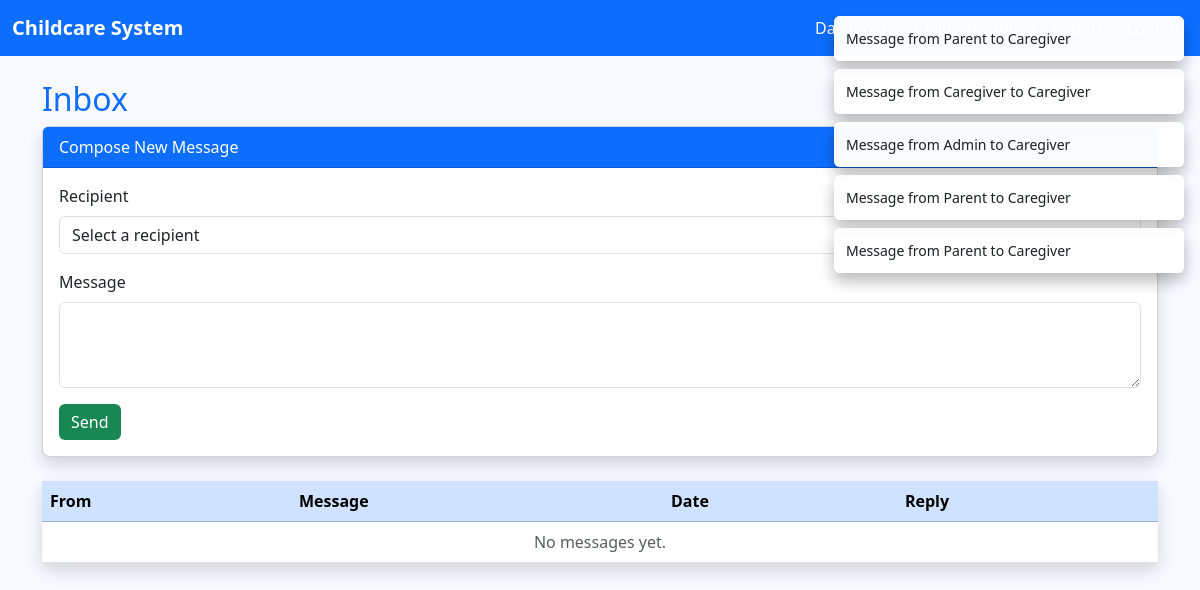
Screenshot of /inbox/ (signed in) with the database file from the repository.
### core/models.py (models this page shows, shortened)
class Message(models.Model):
    sender = models.ForeignKey(
        settings.AUTH_USER_MODEL,
        on_delete=models.CASCADE,
        related_name='sent_messages'
    )
    recipient = models.ForeignKey(
        settings.AUTH_USER_MODEL,
        on_delete=models.CASCADE,
        related_name='received_messages'
    )
    content = models.TextField()
    created_at = models.DateTimeField(auto_now_add=True)
    def __str__(self):
        return f"Message from {self.sender.username} to {self.recipient.username}"

class User(AbstractUser):
    ROLE_CHOICES = (
        ('ADMIN', 'Administrator'),
        ('CAREGIVER', 'Caregiver'),
        ('PARENT', 'Parent'),
    )
    role = models.CharField(max_length=15, choices=ROLE_CHOICES, default='PARENT')

### core/views.py (the view)
# urls.py: path('inbox/', views.inbox, name='inbox'),
@login_required
def inbox(request):
    messages_qs = Message.objects.filter(recipient=request.user).order_by('-created_at')
    users = User.objects.exclude(id=request.user.id)  # exclude self
    return render(request, 'inbox.html', {'messages': messages_qs, 'users': users})

### core/templates/inbox.html (shortened to what this page needs)
{% extends 'base.html' %}
{% block content %}
<h2 class="text-primary">Inbox</h2>
{% if messages %}
<div aria-live="polite" aria-atomic="true" class="position-relative">
    <div class="toast-container position-fixed top-0 end-0 p-3">
        {% for message in messages %}
        <div class="toast align-items-center text-bg-{{ message.tags }} border-0 mb-2 shadow" role="alert" aria-live="assertive" aria-atomic="true">
            <div class="d-flex">
                <div class="toast-body">{{ message }}</div>
                <button type="button" class="btn-close btn-close-white me-2 m-auto" data-bs-dismiss="toast"></button>
            </div>
        </div>
        {% endfor %}
    </div>
</div>
{% endif %}
<div class="card mb-4 shadow">
    <div class="card-header bg-primary text-white">Compose New Message</div>
    <div class="card-body">
        <form method="post" action="{% url 'send_message' 0 %}">
            <div class="mb-3">
                <label for="recipient" class="form-label">Recipient</label>
                <select name="recipient_id" id="recipient" class="form-select" required>
                    <option value="" disabled selected>Select a recipient</option>
                </select>
            </div>
            <div class="mb-3">
                <label for="content" class="form-label">Message</label>
                <textarea name="content" id="content" class="form-control" rows="3" required></textarea>
            </div>
            <button type="submit" class="btn btn-success">Send</button>
        </form>
    </div>
</div>
<table class="table table-hover shadow">
    <thead class="table-primary">
        <tr>
            <th>From</th>
            <th>Message</th>
            <th>Date</th>
            <th>Reply</th>
        </tr>
    </thead>
    <tbody>
        {% for msg in messages_qs %}
        <tr>
            <td>{{ msg.sender.username }}</td>
            <td>{{ msg.content }}</td>
            <td>{{ msg.created_at }}</td>
            <td>
                <a href="{% url 'send_message' msg.sender.id %}" class="btn btn-info btn-sm">Reply</a>
            </td>
        </tr>
        {% empty %}
        <tr>
            <td colspan="4" class="text-center text-muted">No messages yet.</td>
        </tr>
        {% endfor %}
    </tbody>
</table>
{% endblock %}

### core/templates/base.html (shortened to what this page needs)
<!DOCTYPE html>
<html lang="en">
<head>
    <link href="https://cdn.jsdelivr.net/npm/bootstrap@5.3.2/dist/css/bootstrap.min.css" rel="stylesheet">
</head>
<body>
    <nav class="navbar navbar-expand-lg navbar-dark mb-4">
        <div class="container-fluid">
            <a class="navbar-brand fw-bold text-white" href="{% url 'home' %}">Childcare System</a>
            <div class="collapse navbar-collapse">
                <ul class="navbar-nav ms-auto">
                    {% if user.is_authenticated %}
                        <li class="nav-item"><a class="nav-link text-white" href="{% url 'dashboard' %}">Dashboard</a></li>
                        <li class="nav-item"><a class="nav-link text-white" href="{% url 'child_list' %}">Children</a></li>
                        <li class="nav-item"><a class="nav-link text-white" href="{% url 'inbox' %}">Inbox</a></li>
                        <li class="nav-item"><a class="nav-link text-white" href="{% url 'reporting_summary' %}">Reports</a></li>
                        <li class="nav-item"><a class="nav-link text-white" href="{% url 'logout' %}">Logout</a></li>
                    {% else %}
                        <li class="nav-item"><a class="nav-link text-white" href="{% url 'login' %}">Login</a></li>
                        <li class="nav-item"><a class="nav-link text-white" href="{% url 'register' %}">Register</a></li>
                    {% endif %}
                </ul>
            </div>
        </div>
    </nav>
    {% if messages %}
    <div aria-live="polite" aria-atomic="true" class="position-relative">
        <div class="toast-container position-fixed top-0 end-0 p-3">
            {% for message in messages %}
            <div class="toast align-items-center text-bg-{{ message.tags }} border-0 mb-2 shadow" role="alert" aria-live="assertive" aria-atomic="true">
                <div class="d-flex">
                    <div class="toast-body">{{ message }}</div>
                    <button type="button" class="btn-close btn-close-white me-2 m-auto" data-bs-dismiss="toast"></button>
                </div>
            </div>
            {% endfor %}
        </div>
    </div>
    {% endif %}
    <div class="container">
        {% block content %}{% endblock %}
    </div>
</body>
</html>

### core/templates/base.html (style rules this page uses)
body { background-color: #f8faff; }
.navbar { background-color: #0d6efd; }
.card { border-radius: 8px; }
.btn-success { background-color: #198754; border: none; }

### rows the page displays
Message: sender+recipient "Message from Parent to Caregiver"
Message: sender+recipient "Message from Caregiver to Caregiver"
Message: sender+recipient "Message from Admin to Caregiver"
Message: sender+recipient "Message from Parent to Caregiver"
Message: sender+recipient "Message from Parent to Caregiver"
